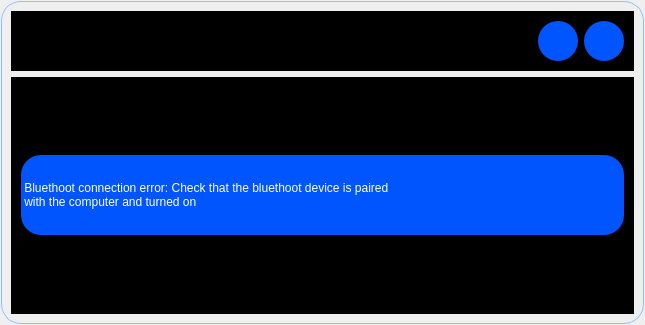
<?xml version="1.0" encoding="UTF-8"?>
<ui version="4.0">
 <class>Dialog</class>
 <widget class="QDialog" name="Dialog">
  <property name="geometry">
   <rect>
    <x>0</x>
    <y>0</y>
    <width>645</width>
    <height>325</height>
   </rect>
  </property>
  <property name="windowTitle">
   <string>Dialog</string>
  </property>
  <property name="styleSheet">
   <string notr="true">QFrame#frame_principal{
border-radius: 20px;
border: 1px solid #90c0ff;                     
}
</string>
  </property>
  <layout class="QHBoxLayout" name="layout1">
   <property name="spacing">
    <number>1</number>
   </property>
   <property name="leftMargin">
    <number>1</number>
   </property>
   <property name="topMargin">
    <number>1</number>
   </property>
   <property name="rightMargin">
    <number>1</number>
   </property>
   <property name="bottomMargin">
    <number>1</number>
   </property>
   <item>
    <widget class="QFrame" name="frame_principal">
     <property name="whatsThis">
      <string>&lt;html&gt;&lt;head/&gt;&lt;body&gt;&lt;p&gt;&lt;br/&gt;&lt;/p&gt;&lt;/body&gt;&lt;/html&gt;
</string>
     </property>
     <property name="styleSheet">
      <string notr="true">background-color: rgb(0, 0, 0);
border-radius: 20px;

QFrame{
border-color: rgb(170, 255, 255);
border-width : 1.2px;
border-style:inset;
}</string>
     </property>
     <property name="frameShape">
      <enum>QFrame::StyledPanel</enum>
     </property>
     <property name="frameShadow">
      <enum>QFrame::Raised</enum>
     </property>
     <layout class="QVBoxLayout" name="verticalLayout" stretch="0,5">
      <item>
       <widget class="QFrame" name="frame_2">
        <property name="styleSheet">
         <string notr="true">
QFrame{
background-color: rgb(0, 0, 0);
}


QPushButton{
background-color:rgb(0, 85, 255) ;
border-radius: 20px;
}

QPushButton:hover{
background-color: rgb(255, 255, 255);
color: rgb(0, 85, 255) ;
border-radius: 20px;
}</string>
        </property>
        <property name="frameShape">
         <enum>QFrame::StyledPanel</enum>
        </property>
        <property name="frameShadow">
         <enum>QFrame::Raised</enum>
        </property>
        <layout class="QHBoxLayout" name="horizontalLayout_2">
         <item>
          <spacer name="horizontalSpacer_4">
           <property name="orientation">
            <enum>Qt::Horizontal</enum>
           </property>
           <property name="sizeHint" stdset="0">
            <size>
             <width>747</width>
             <height>20</height>
            </size>
           </property>
          </spacer>
         </item>
         <item>
          <widget class="QPushButton" name="bt_minimizar2">
           <property name="minimumSize">
            <size>
             <width>40</width>
             <height>40</height>
            </size>
           </property>
           <property name="maximumSize">
            <size>
             <width>40</width>
             <height>40</height>
            </size>
           </property>
           <property name="text">
            <string/>
           </property>
           <property name="icon">
            <iconset>
             <normaloff>Imagenes/minimizar.png</normaloff>Imagenes/minimizar.png</iconset>
           </property>
           <property name="iconSize">
            <size>
             <width>60</width>
             <height>60</height>
            </size>
           </property>
          </widget>
         </item>
         <item>
          <widget class="QPushButton" name="bt_cerrar2">
           <property name="minimumSize">
            <size>
             <width>40</width>
             <height>40</height>
            </size>
           </property>
           <property name="maximumSize">
            <size>
             <width>40</width>
             <height>40</height>
            </size>
           </property>
           <property name="text">
            <string/>
           </property>
           <property name="icon">
            <iconset>
             <normaloff>Imagenes/cerrar.png</normaloff>Imagenes/cerrar.png</iconset>
           </property>
           <property name="iconSize">
            <size>
             <width>60</width>
             <height>60</height>
            </size>
           </property>
          </widget>
         </item>
        </layout>
       </widget>
      </item>
      <item>
       <widget class="QFrame" name="frame_3">
        <property name="styleSheet">
         <string notr="true">
QFrame{
background-color: rgb(0, 0, 0);
}

QPushButton{
background-color:rgb(0, 85, 255) ;
border-radius: 20px;
}

QPushButton:hover{
background-color: rgb(255, 255, 255);
color: rgb(0, 85, 255) ;
border-radius: 20px;
}</string>
        </property>
        <property name="frameShape">
         <enum>QFrame::StyledPanel</enum>
        </property>
        <property name="frameShadow">
         <enum>QFrame::Raised</enum>
        </property>
        <layout class="QVBoxLayout" name="verticalLayout_2">
         <item>
          <spacer name="verticalSpacer_2">
           <property name="orientation">
            <enum>Qt::Vertical</enum>
           </property>
           <property name="sizeHint" stdset="0">
            <size>
             <width>20</width>
             <height>80</height>
            </size>
           </property>
          </spacer>
         </item>
         <item>
          <widget class="QLabel" name="label">
           <property name="minimumSize">
            <size>
             <width>150</width>
             <height>80</height>
            </size>
           </property>
           <property name="styleSheet">
            <string notr="true">background-color: rgb(0, 85, 255) ;
color: rgb(255, 255, 255);
font: 87 10pt &quot;Arial&quot;;
border-radius: 20px;</string>
           </property>
           <property name="text">
            <string> Bluethoot connection error: Check that the bluethoot device is paired
 with the computer and turned on</string>
           </property>
          </widget>
         </item>
         <item>
          <spacer name="verticalSpacer">
           <property name="orientation">
            <enum>Qt::Vertical</enum>
           </property>
           <property name="sizeHint" stdset="0">
            <size>
             <width>20</width>
             <height>80</height>
            </size>
           </property>
          </spacer>
         </item>
        </layout>
       </widget>
      </item>
     </layout>
    </widget>
   </item>
  </layout>
 </widget>
 <resources/>
 <connections/>
</ui>
